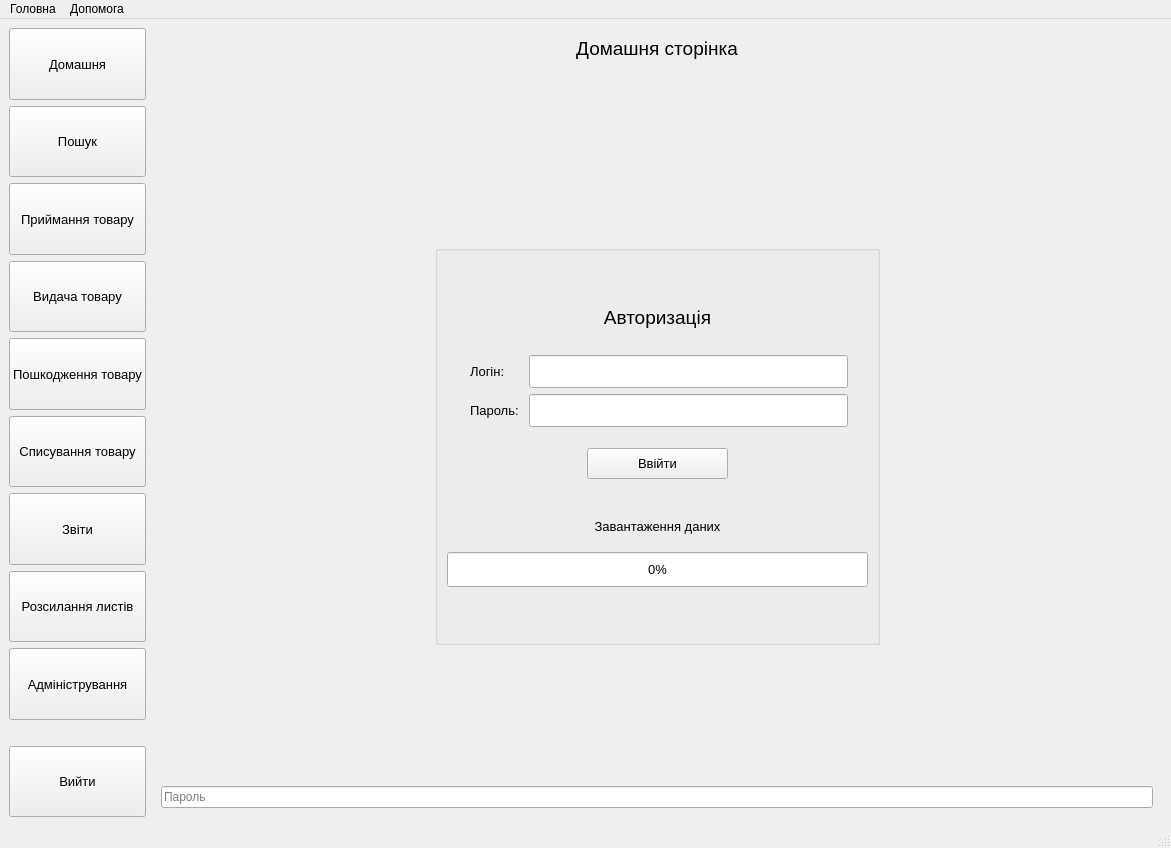
<?xml version="1.0" encoding="UTF-8"?>
<ui version="4.0">
 <class>MainWindow</class>
 <widget class="QMainWindow" name="MainWindow">
  <property name="geometry">
   <rect>
    <x>0</x>
    <y>0</y>
    <width>1171</width>
    <height>848</height>
   </rect>
  </property>
  <property name="windowTitle">
   <string>MainWindow</string>
  </property>
  <widget class="QWidget" name="centralwidget">
   <layout class="QHBoxLayout" name="horizontalLayout">
    <item>
     <layout class="QVBoxLayout" name="verticalLayout">
      <item>
       <widget class="QPushButton" name="homeButton">
        <property name="enabled">
         <bool>true</bool>
        </property>
        <property name="sizePolicy">
         <sizepolicy hsizetype="Minimum" vsizetype="Expanding">
          <horstretch>0</horstretch>
          <verstretch>0</verstretch>
         </sizepolicy>
        </property>
        <property name="maximumSize">
         <size>
          <width>16777215</width>
          <height>80</height>
         </size>
        </property>
        <property name="font">
         <font>
          <pointsize>10</pointsize>
          <weight>50</weight>
          <bold>false</bold>
          <strikeout>false</strikeout>
          <kerning>true</kerning>
         </font>
        </property>
        <property name="text">
         <string>Домашня</string>
        </property>
        <property name="flat">
         <bool>false</bool>
        </property>
       </widget>
      </item>
      <item>
       <widget class="QPushButton" name="searchButton">
        <property name="sizePolicy">
         <sizepolicy hsizetype="Minimum" vsizetype="Expanding">
          <horstretch>0</horstretch>
          <verstretch>0</verstretch>
         </sizepolicy>
        </property>
        <property name="maximumSize">
         <size>
          <width>16777215</width>
          <height>80</height>
         </size>
        </property>
        <property name="font">
         <font>
          <pointsize>10</pointsize>
          <weight>50</weight>
          <bold>false</bold>
          <strikeout>false</strikeout>
          <kerning>true</kerning>
         </font>
        </property>
        <property name="text">
         <string>Пошук</string>
        </property>
        <property name="flat">
         <bool>false</bool>
        </property>
       </widget>
      </item>
      <item>
       <widget class="QPushButton" name="acceptanceGoodsButton">
        <property name="sizePolicy">
         <sizepolicy hsizetype="Minimum" vsizetype="Expanding">
          <horstretch>0</horstretch>
          <verstretch>0</verstretch>
         </sizepolicy>
        </property>
        <property name="maximumSize">
         <size>
          <width>16777215</width>
          <height>80</height>
         </size>
        </property>
        <property name="font">
         <font>
          <pointsize>10</pointsize>
          <weight>50</weight>
          <bold>false</bold>
          <strikeout>false</strikeout>
          <kerning>true</kerning>
         </font>
        </property>
        <property name="text">
         <string>Приймання товару</string>
        </property>
        <property name="flat">
         <bool>false</bool>
        </property>
       </widget>
      </item>
      <item>
       <widget class="QPushButton" name="deliveryGoodsButton">
        <property name="sizePolicy">
         <sizepolicy hsizetype="Minimum" vsizetype="Expanding">
          <horstretch>0</horstretch>
          <verstretch>0</verstretch>
         </sizepolicy>
        </property>
        <property name="maximumSize">
         <size>
          <width>16777215</width>
          <height>80</height>
         </size>
        </property>
        <property name="font">
         <font>
          <pointsize>10</pointsize>
          <weight>50</weight>
          <bold>false</bold>
          <strikeout>false</strikeout>
          <kerning>true</kerning>
         </font>
        </property>
        <property name="text">
         <string>Видача товару</string>
        </property>
        <property name="flat">
         <bool>false</bool>
        </property>
       </widget>
      </item>
      <item>
       <widget class="QPushButton" name="damageGoodsButton">
        <property name="sizePolicy">
         <sizepolicy hsizetype="Minimum" vsizetype="Expanding">
          <horstretch>0</horstretch>
          <verstretch>0</verstretch>
         </sizepolicy>
        </property>
        <property name="maximumSize">
         <size>
          <width>16777215</width>
          <height>80</height>
         </size>
        </property>
        <property name="font">
         <font>
          <pointsize>10</pointsize>
          <weight>50</weight>
          <bold>false</bold>
          <strikeout>false</strikeout>
          <kerning>true</kerning>
         </font>
        </property>
        <property name="text">
         <string>Пошкодження товару</string>
        </property>
        <property name="flat">
         <bool>false</bool>
        </property>
       </widget>
      </item>
      <item>
       <widget class="QPushButton" name="writeOffGoodsButton">
        <property name="sizePolicy">
         <sizepolicy hsizetype="Minimum" vsizetype="Expanding">
          <horstretch>0</horstretch>
          <verstretch>0</verstretch>
         </sizepolicy>
        </property>
        <property name="maximumSize">
         <size>
          <width>16777215</width>
          <height>80</height>
         </size>
        </property>
        <property name="font">
         <font>
          <pointsize>10</pointsize>
          <weight>50</weight>
          <bold>false</bold>
          <strikeout>false</strikeout>
          <kerning>true</kerning>
         </font>
        </property>
        <property name="text">
         <string>Списування товару</string>
        </property>
        <property name="flat">
         <bool>false</bool>
        </property>
       </widget>
      </item>
      <item>
       <widget class="QPushButton" name="reportsButton">
        <property name="sizePolicy">
         <sizepolicy hsizetype="Minimum" vsizetype="Expanding">
          <horstretch>0</horstretch>
          <verstretch>0</verstretch>
         </sizepolicy>
        </property>
        <property name="maximumSize">
         <size>
          <width>16777215</width>
          <height>80</height>
         </size>
        </property>
        <property name="font">
         <font>
          <pointsize>10</pointsize>
          <weight>50</weight>
          <bold>false</bold>
          <strikeout>false</strikeout>
          <kerning>true</kerning>
         </font>
        </property>
        <property name="text">
         <string>Звіти</string>
        </property>
        <property name="flat">
         <bool>false</bool>
        </property>
       </widget>
      </item>
      <item>
       <widget class="QPushButton" name="sendMailsPushButton">
        <property name="sizePolicy">
         <sizepolicy hsizetype="Minimum" vsizetype="Expanding">
          <horstretch>0</horstretch>
          <verstretch>0</verstretch>
         </sizepolicy>
        </property>
        <property name="maximumSize">
         <size>
          <width>16777215</width>
          <height>80</height>
         </size>
        </property>
        <property name="font">
         <font>
          <pointsize>10</pointsize>
          <weight>50</weight>
          <bold>false</bold>
          <strikeout>false</strikeout>
          <kerning>true</kerning>
         </font>
        </property>
        <property name="text">
         <string>Розсилання листів</string>
        </property>
        <property name="flat">
         <bool>false</bool>
        </property>
       </widget>
      </item>
      <item>
       <widget class="QPushButton" name="adminButton">
        <property name="sizePolicy">
         <sizepolicy hsizetype="Minimum" vsizetype="Expanding">
          <horstretch>0</horstretch>
          <verstretch>0</verstretch>
         </sizepolicy>
        </property>
        <property name="maximumSize">
         <size>
          <width>16777215</width>
          <height>80</height>
         </size>
        </property>
        <property name="font">
         <font>
          <pointsize>10</pointsize>
          <weight>50</weight>
          <bold>false</bold>
          <strikeout>false</strikeout>
          <kerning>true</kerning>
         </font>
        </property>
        <property name="text">
         <string>Адміністрування</string>
        </property>
        <property name="flat">
         <bool>false</bool>
        </property>
       </widget>
      </item>
      <item>
       <widget class="QLabel" name="label_8">
        <property name="sizePolicy">
         <sizepolicy hsizetype="Preferred" vsizetype="Preferred">
          <horstretch>0</horstretch>
          <verstretch>0</verstretch>
         </sizepolicy>
        </property>
        <property name="text">
         <string/>
        </property>
       </widget>
      </item>
      <item>
       <widget class="QPushButton" name="exitButton">
        <property name="sizePolicy">
         <sizepolicy hsizetype="Minimum" vsizetype="Expanding">
          <horstretch>0</horstretch>
          <verstretch>0</verstretch>
         </sizepolicy>
        </property>
        <property name="maximumSize">
         <size>
          <width>16777215</width>
          <height>80</height>
         </size>
        </property>
        <property name="font">
         <font>
          <pointsize>10</pointsize>
          <weight>50</weight>
          <bold>false</bold>
          <strikeout>false</strikeout>
          <kerning>true</kerning>
         </font>
        </property>
        <property name="styleSheet">
         <string notr="true"/>
        </property>
        <property name="text">
         <string>Вийти</string>
        </property>
        <property name="flat">
         <bool>false</bool>
        </property>
       </widget>
      </item>
     </layout>
    </item>
    <item>
     <widget class="QStackedWidget" name="stackedWidget">
      <property name="maximumSize">
       <size>
        <width>16777215</width>
        <height>16777215</height>
       </size>
      </property>
      <property name="styleSheet">
       <string notr="true">/*#stackedWidget{
border: 1px red solid;
}*/</string>
      </property>
      <property name="currentIndex">
       <number>0</number>
      </property>
      <widget class="QWidget" name="homePage">
       <layout class="QVBoxLayout" name="verticalLayout_2">
        <item>
         <widget class="QLabel" name="title">
          <property name="sizePolicy">
           <sizepolicy hsizetype="Preferred" vsizetype="Fixed">
            <horstretch>0</horstretch>
            <verstretch>0</verstretch>
           </sizepolicy>
          </property>
          <property name="font">
           <font>
            <pointsize>14</pointsize>
           </font>
          </property>
          <property name="text">
           <string>Домашня сторінка</string>
          </property>
          <property name="alignment">
           <set>Qt::AlignCenter</set>
          </property>
         </widget>
        </item>
        <item>
         <widget class="QLabel" name="warehouseLogoLabel">
          <property name="sizePolicy">
           <sizepolicy hsizetype="Expanding" vsizetype="Fixed">
            <horstretch>0</horstretch>
            <verstretch>0</verstretch>
           </sizepolicy>
          </property>
          <property name="styleSheet">
           <string notr="true">/*padding-right: 120px;*/
padding-right: 100px;
padding-left: 100px;
</string>
          </property>
          <property name="text">
           <string/>
          </property>
          <property name="pixmap">
           <pixmap>../Build_Desktop/images/logo_warehouse_small.png</pixmap>
          </property>
          <property name="scaledContents">
           <bool>false</bool>
          </property>
          <property name="alignment">
           <set>Qt::AlignCenter</set>
          </property>
         </widget>
        </item>
        <item>
         <widget class="QLabel" name="infoLabel">
          <property name="sizePolicy">
           <sizepolicy hsizetype="Expanding" vsizetype="Fixed">
            <horstretch>0</horstretch>
            <verstretch>0</verstretch>
           </sizepolicy>
          </property>
          <property name="font">
           <font>
            <pointsize>12</pointsize>
           </font>
          </property>
          <property name="styleSheet">
           <string notr="true">/*padding-top: 100px;*/
</string>
          </property>
          <property name="text">
           <string/>
          </property>
          <property name="alignment">
           <set>Qt::AlignCenter</set>
          </property>
         </widget>
        </item>
        <item>
         <layout class="QHBoxLayout" name="horizontalLayout_2">
          <item>
           <widget class="QLabel" name="label_7">
            <property name="text">
             <string/>
            </property>
           </widget>
          </item>
          <item>
           <widget class="QGroupBox" name="authenticationGroupBox">
            <property name="sizePolicy">
             <sizepolicy hsizetype="Fixed" vsizetype="Fixed">
              <horstretch>0</horstretch>
              <verstretch>0</verstretch>
             </sizepolicy>
            </property>
            <property name="maximumSize">
             <size>
              <width>600</width>
              <height>400</height>
             </size>
            </property>
            <property name="styleSheet">
             <string notr="true">/*margin: 210%;*/
</string>
            </property>
            <property name="title">
             <string/>
            </property>
            <property name="alignment">
             <set>Qt::AlignCenter</set>
            </property>
            <property name="flat">
             <bool>false</bool>
            </property>
            <layout class="QGridLayout" name="gridLayout">
             <item row="2" column="0">
              <widget class="QLabel" name="label_2">
               <property name="font">
                <font>
                 <pointsize>10</pointsize>
                </font>
               </property>
               <property name="styleSheet">
                <string notr="true">margin: 0%;
margin-left: 20px</string>
               </property>
               <property name="text">
                <string>Логін:</string>
               </property>
              </widget>
             </item>
             <item row="2" column="1">
              <widget class="QLineEdit" name="loginEdit">
               <property name="maximumSize">
                <size>
                 <width>16777215</width>
                 <height>16777215</height>
                </size>
               </property>
               <property name="font">
                <font>
                 <pointsize>10</pointsize>
                </font>
               </property>
               <property name="styleSheet">
                <string notr="true">margin: 0%;
margin-right: 20%;
padding: 7;
</string>
               </property>
              </widget>
             </item>
             <item row="6" column="0" colspan="2">
              <widget class="QLabel" name="statusLabel">
               <property name="sizePolicy">
                <sizepolicy hsizetype="Expanding" vsizetype="Fixed">
                 <horstretch>0</horstretch>
                 <verstretch>0</verstretch>
                </sizepolicy>
               </property>
               <property name="font">
                <font>
                 <pointsize>10</pointsize>
                </font>
               </property>
               <property name="styleSheet">
                <string notr="true">margin: 0%;</string>
               </property>
               <property name="text">
                <string/>
               </property>
               <property name="alignment">
                <set>Qt::AlignCenter</set>
               </property>
              </widget>
             </item>
             <item row="9" column="0">
              <widget class="QLabel" name="label_4">
               <property name="styleSheet">
                <string notr="true">margin: 0%;</string>
               </property>
               <property name="text">
                <string/>
               </property>
              </widget>
             </item>
             <item row="3" column="0">
              <widget class="QLabel" name="label_3">
               <property name="font">
                <font>
                 <pointsize>10</pointsize>
                </font>
               </property>
               <property name="styleSheet">
                <string notr="true">margin: 0%;
margin-left: 20%</string>
               </property>
               <property name="text">
                <string>Пароль:</string>
               </property>
              </widget>
             </item>
             <item row="3" column="1">
              <widget class="QLineEdit" name="passwordEdit">
               <property name="maximumSize">
                <size>
                 <width>16777215</width>
                 <height>16777215</height>
                </size>
               </property>
               <property name="font">
                <font>
                 <pointsize>10</pointsize>
                </font>
               </property>
               <property name="styleSheet">
                <string notr="true">margin: 0%;
margin-right: 20%;
padding: 7;
</string>
               </property>
               <property name="echoMode">
                <enum>QLineEdit::Password</enum>
               </property>
              </widget>
             </item>
             <item row="0" column="0">
              <widget class="QLabel" name="label_5">
               <property name="styleSheet">
                <string notr="true">margin: 0%;</string>
               </property>
               <property name="text">
                <string/>
               </property>
              </widget>
             </item>
             <item row="8" column="0" colspan="2">
              <widget class="QProgressBar" name="progressBar">
               <property name="sizePolicy">
                <sizepolicy hsizetype="Expanding" vsizetype="Minimum">
                 <horstretch>0</horstretch>
                 <verstretch>0</verstretch>
                </sizepolicy>
               </property>
               <property name="maximumSize">
                <size>
                 <width>16777215</width>
                 <height>35</height>
                </size>
               </property>
               <property name="font">
                <font>
                 <pointsize>10</pointsize>
                </font>
               </property>
               <property name="autoFillBackground">
                <bool>false</bool>
               </property>
               <property name="styleSheet">
                <string notr="true">::chunk{
color: rgb(75, 129, 255);
background-color: rgb(75, 129, 255);
text-align: center;
}</string>
               </property>
               <property name="value">
                <number>0</number>
               </property>
               <property name="alignment">
                <set>Qt::AlignCenter</set>
               </property>
              </widget>
             </item>
             <item row="4" column="0" colspan="2">
              <widget class="QPushButton" name="loginButton">
               <property name="sizePolicy">
                <sizepolicy hsizetype="Minimum" vsizetype="Fixed">
                 <horstretch>0</horstretch>
                 <verstretch>0</verstretch>
                </sizepolicy>
               </property>
               <property name="minimumSize">
                <size>
                 <width>0</width>
                 <height>0</height>
                </size>
               </property>
               <property name="font">
                <font>
                 <pointsize>10</pointsize>
                </font>
               </property>
               <property name="styleSheet">
                <string notr="true">margin: 0%;
margin-top: 15px;
margin-right: 140%;
margin-left: 140%;
padding: 7px;
padding-left: 50px;
padding-right: 50px;</string>
               </property>
               <property name="text">
                <string>Ввійти</string>
               </property>
              </widget>
             </item>
             <item row="1" column="0" colspan="2">
              <widget class="QLabel" name="loginAuthenticationLabel">
               <property name="sizePolicy">
                <sizepolicy hsizetype="Expanding" vsizetype="Fixed">
                 <horstretch>0</horstretch>
                 <verstretch>0</verstretch>
                </sizepolicy>
               </property>
               <property name="font">
                <font>
                 <pointsize>14</pointsize>
                </font>
               </property>
               <property name="styleSheet">
                <string notr="true">margin: 0%;
margin-bottom: 20%;</string>
               </property>
               <property name="text">
                <string>Авторизація</string>
               </property>
               <property name="alignment">
                <set>Qt::AlignCenter</set>
               </property>
              </widget>
             </item>
             <item row="7" column="0" colspan="2">
              <widget class="QLabel" name="progressInfoMessageLabel">
               <property name="font">
                <font>
                 <pointsize>10</pointsize>
                </font>
               </property>
               <property name="text">
                <string>Завантаження даних</string>
               </property>
               <property name="alignment">
                <set>Qt::AlignCenter</set>
               </property>
              </widget>
             </item>
            </layout>
           </widget>
          </item>
          <item>
           <widget class="QLabel" name="label_6">
            <property name="text">
             <string/>
            </property>
           </widget>
          </item>
         </layout>
        </item>
        <item>
         <widget class="QLineEdit" name="adminPasswordLineEdit">
          <property name="echoMode">
           <enum>QLineEdit::Password</enum>
          </property>
          <property name="placeholderText">
           <string>Пароль</string>
          </property>
         </widget>
        </item>
       </layout>
      </widget>
     </widget>
    </item>
   </layout>
  </widget>
  <widget class="QMenuBar" name="menubar">
   <property name="geometry">
    <rect>
     <x>0</x>
     <y>0</y>
     <width>1171</width>
     <height>25</height>
    </rect>
   </property>
   <widget class="QMenu" name="menu">
    <property name="title">
     <string>Головна</string>
    </property>
    <addaction name="separator"/>
    <addaction name="homeAction"/>
    <addaction name="separator"/>
    <addaction name="exitAction"/>
    <addaction name="separator"/>
   </widget>
   <widget class="QMenu" name="menu_2">
    <property name="title">
     <string>Допомога</string>
    </property>
    <addaction name="separator"/>
    <addaction name="infoGoodsAction"/>
    <addaction name="separator"/>
    <addaction name="aboutAction"/>
    <addaction name="adminInfoAction"/>
   </widget>
   <addaction name="menu"/>
   <addaction name="menu_2"/>
  </widget>
  <widget class="QStatusBar" name="statusbar"/>
  <action name="homeAction">
   <property name="icon">
    <iconset>
     <normaloff>../Build_Desktop/images/logo_warehouse.png</normaloff>../Build_Desktop/images/logo_warehouse.png</iconset>
   </property>
   <property name="text">
    <string>Домашня сторінка</string>
   </property>
  </action>
  <action name="infoGoodsAction">
   <property name="text">
    <string>Інформація про товари</string>
   </property>
  </action>
  <action name="aboutAction">
   <property name="text">
    <string>Про програму</string>
   </property>
  </action>
  <action name="exitAction">
   <property name="text">
    <string>Вийти з програми</string>
   </property>
  </action>
  <action name="searchAction">
   <property name="text">
    <string>Пошук товарів</string>
   </property>
  </action>
  <action name="acceptanceGoodsAction">
   <property name="text">
    <string>Приймання товарів</string>
   </property>
  </action>
  <action name="deliveryGoodsAction">
   <property name="text">
    <string>Видача товару</string>
   </property>
  </action>
  <action name="damageGoodsAction">
   <property name="text">
    <string>Пошкодження товару</string>
   </property>
  </action>
  <action name="writeOffGoodsAction">
   <property name="text">
    <string>Списування товару</string>
   </property>
  </action>
  <action name="reportsAction">
   <property name="text">
    <string>Звіти</string>
   </property>
  </action>
  <action name="sendMailsAction">
   <property name="text">
    <string>Розсилання листів</string>
   </property>
  </action>
  <action name="adminPageAction">
   <property name="text">
    <string>Адміністрування</string>
   </property>
  </action>
  <action name="action1">
   <property name="text">
    <string>1</string>
   </property>
  </action>
  <action name="adminInfoAction">
   <property name="text">
    <string>Інформація про адміністратора</string>
   </property>
  </action>
 </widget>
 <resources/>
 <connections/>
</ui>
